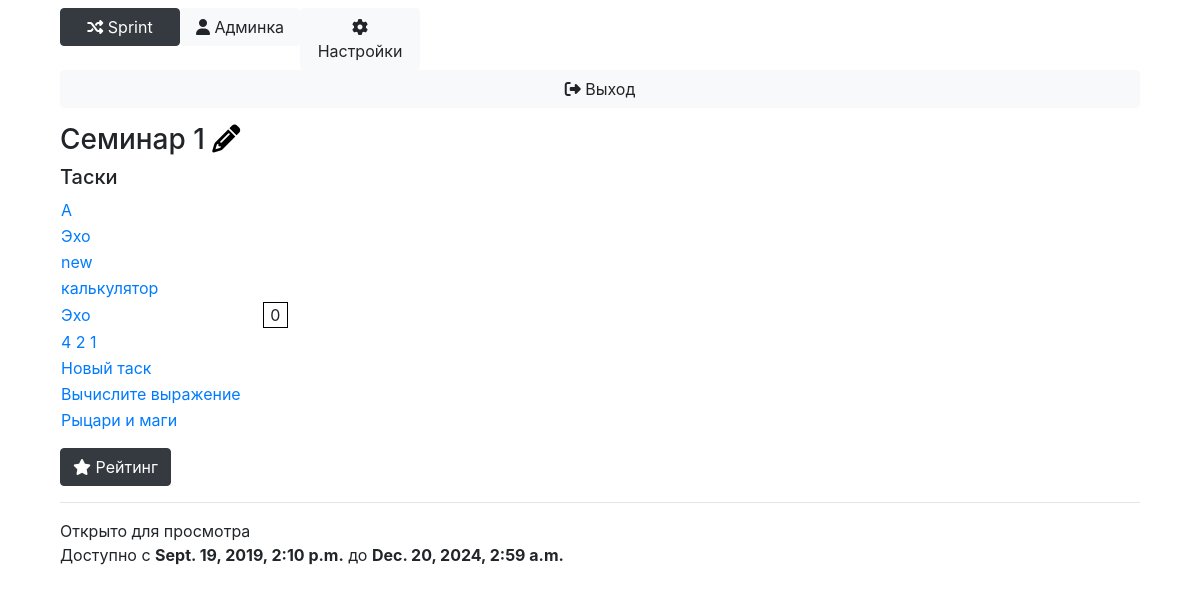
The app's page /block?id=50 (signed in), older data.
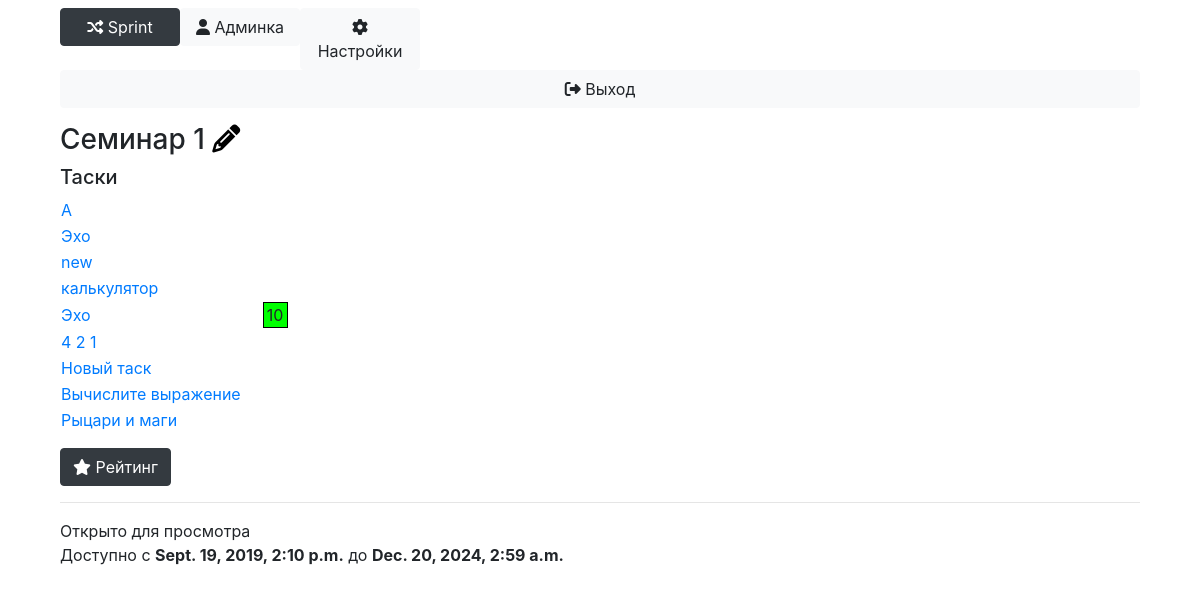
The same page, newer data.
### Main/models.py (models this page shows, shortened)
class Task(models.Model):
    name = models.TextField()
    block = models.ForeignKey(Block, on_delete=models.CASCADE)
    legend = models.TextField(default='')
    input = models.TextField(default='')
    output = models.TextField(default='')
    specifications = models.TextField(default='')
    time_limit = models.IntegerField(default=10000)
    weight = models.FloatField(default=1.0)
    max_mark = models.IntegerField(default=10)
    max_solutions_count = models.IntegerField(default=10)
    show_result = models.BooleanField(default=True)
    show_details = models.BooleanField(default=False)
    full_solution = models.BooleanField(default=False)
    mark_formula = models.TextField(default='None')

### Main/views.py (the view)
# urls.py: path('block', views.block),
def block(request):
    current_block = Block.objects.get(id=request.GET['id'])
    if not check_permission_block(request.user, current_block):
        return HttpResponseRedirect('/main')
    return render(request, 'block.html', context={'Block': current_block,
                                                  'is_admin': check_admin(request.user),
                                                  'can_edit': check_admin_on_course(request.user, current_block.course),
                                                  'user': request.user})

### Main/context_processors.py (called while the page is built)
def attributes(request):
	return {
		'current_page': 'settings' if '/settings' == request.path else 'admin' if '/admin/' in request.path else 'main',
		'is_admin': check_admin(request.user)
	}

### Main/main.py (called while the page is built)
def check_login(user):
    return user.is_authenticated

def check_admin(user):
    if check_teacher(user):
        return True
    if not check_login(user):
        return False
    return len(Subscribe.objects.filter(user=user, is_assistant=True)) > 0

def check_teacher(user):
    return user.is_staff and check_login(user)

def courses_available(user):
    if user.is_superuser:
        return Course.objects.all()
    else:
        return [s.course for s in Subscribe.objects.filter(user=user)]

def blocks_available(user):
    courses = courses_available(user)
    blocks = {}
    is_admin = check_admin(user)
    for course in courses:
        if is_admin:
            blocks[course] = Block.objects.filter(
                course=course
            )
        else:
            blocks[course] = Block.objects.filter(
                opened=True,
                time_start__lte=timezone.now(),
                course=course
            )
    return blocks

### templates/block.html (shortened to what this page needs)
{% extends 'base.html' %}
{% load filters %}
{% block content %}
    <h3>{{ Block.name }} {% if can_edit %}<a style="color: black;" href="/admin/block?id={{ Block.id }}"><i class="fa fa-pencil"></i></a> {% endif %}</h3>
    <h5>Таски</h5>
    <table>
        {% for task in Block.tasks %}
            <tr>
                <td>
                    <a href="/task?id={{ task.id }}">{{ task.name }}</a>
                </td>
                <td>
                    {% with mark=task|mark_for_task:user %}
                        {% if mark|marked %}
                            <div style="margin-left: 20px; border: 1px solid black; background: {{ mark|mark_color }}; width: 25px; text-align: center;">
                                {{ mark }}
                            </div>
                        {% endif %}
                    {% endwith %}
                </td>
            </tr>
        {% endfor %}
    </table>
    <a href="/rating?block_id={{ Block.id }}" class="btn btn-dark" style="margin-top: 15px;"><i class="fa fa-star"></i> Рейтинг</a>
    <hr>
    {% if Block.opened %}
        Открыто для просмотра
    {% else %}
        Закрыто для просмотра
    {% endif %}
    <br>Доступно с <b>{{ Block.time_start }}</b> до <b>{{ Block.time_end }}</b>
{% endblock %}

Row changes from the older to the newer data that the page shows:
changed Task (number 5 of 9 on the later page): mark "0" → "10"
